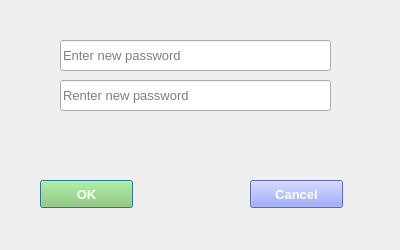
<?xml version="1.0" encoding="UTF-8"?>
<ui version="4.0">
 <class>newp</class>
 <widget class="QDialog" name="newp">
  <property name="geometry">
   <rect>
    <x>0</x>
    <y>0</y>
    <width>400</width>
    <height>250</height>
   </rect>
  </property>
  <property name="windowTitle">
   <string>Set New Password</string>
  </property>
  <widget class="QLineEdit" name="pass1">
   <property name="geometry">
    <rect>
     <x>60</x>
     <y>40</y>
     <width>271</width>
     <height>31</height>
    </rect>
   </property>
   <property name="font">
    <font>
     <pointsize>10</pointsize>
    </font>
   </property>
   <property name="text">
    <string/>
   </property>
   <property name="echoMode">
    <enum>QLineEdit::Password</enum>
   </property>
   <property name="placeholderText">
    <string>Enter new password</string>
   </property>
  </widget>
  <widget class="QLineEdit" name="pass2">
   <property name="geometry">
    <rect>
     <x>60</x>
     <y>80</y>
     <width>271</width>
     <height>31</height>
    </rect>
   </property>
   <property name="font">
    <font>
     <pointsize>10</pointsize>
    </font>
   </property>
   <property name="text">
    <string/>
   </property>
   <property name="echoMode">
    <enum>QLineEdit::Password</enum>
   </property>
   <property name="placeholderText">
    <string>Renter new password</string>
   </property>
  </widget>
  <widget class="QPushButton" name="ok">
   <property name="geometry">
    <rect>
     <x>40</x>
     <y>180</y>
     <width>93</width>
     <height>28</height>
    </rect>
   </property>
   <property name="font">
    <font>
     <pointsize>10</pointsize>
     <weight>75</weight>
     <bold>true</bold>
    </font>
   </property>
   <property name="styleSheet">
    <string notr="true">background: rgb(141, 209, 104);
color: rgb(255,255,255)</string>
   </property>
   <property name="text">
    <string>OK</string>
   </property>
  </widget>
  <widget class="QPushButton" name="cancel">
   <property name="geometry">
    <rect>
     <x>250</x>
     <y>180</y>
     <width>93</width>
     <height>28</height>
    </rect>
   </property>
   <property name="font">
    <font>
     <pointsize>10</pointsize>
     <weight>75</weight>
     <bold>true</bold>
    </font>
   </property>
   <property name="styleSheet">
    <string notr="true">
color: rgb(255, 255, 255);
background:rgb(126, 143, 255);</string>
   </property>
   <property name="text">
    <string>Cancel</string>
   </property>
  </widget>
 </widget>
 <resources/>
 <connections/>
</ui>
